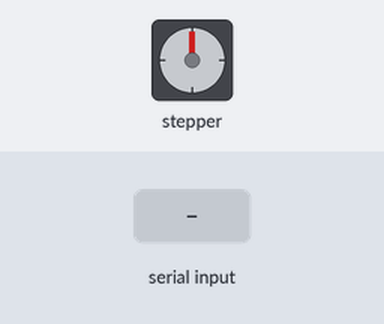
This sketch was run on a simulated Arduino Uno, built with avr-gcc and run on an emulated ATmega328P. Shown: stepper motor. Inputs (shaded band) come from the test bench. Stepper angles assume 200 steps per turn; what the sketch prints to the serial monitor is not drawn.

Above: at 1.2 s.
1.3 s: "d" received over Serial
At 1.45 s:
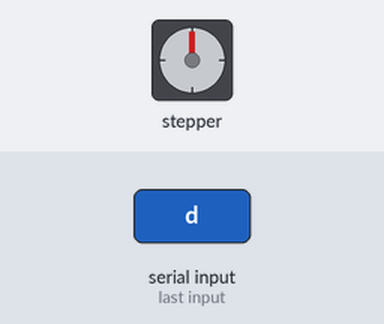
At 2.06 s:
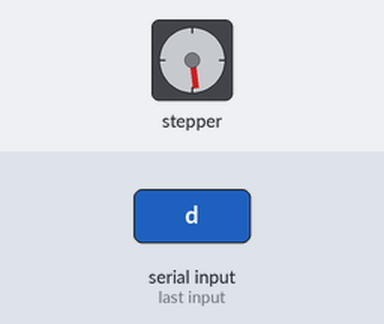
4.3 s: "u" received over Serial
7.3 s: "p" received over Serial
10.3 s: "p" received over Serial
At 12.3 s:
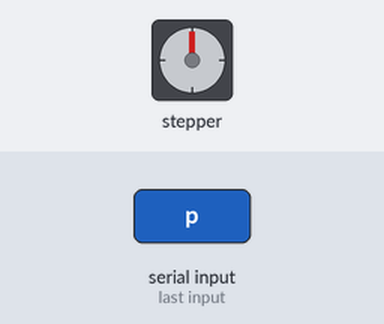
Timing chart, 0 to 13.8 s (numbered marks = the images above; inputs shaded):
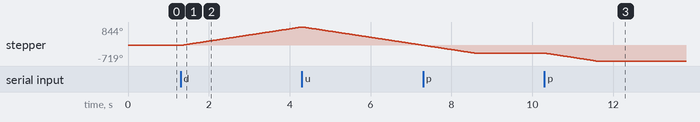

Measured:
- after the input at 1.3 s, stepper: keeps turning clockwise at about 282°/s, starting at once
- after the input at 10.3 s, stepper: turns 360° counter-clockwise in 1.3 s, starting at once

The sketch:

BigDataCloud_Arduino.ino
```cpp
#include <Stepper.h>

#define GREENPIN 6
#define FADESPEED 15


const int stepsPerRevolution = 200;  // change this to fit the number of steps per revolution
int height = 20;// for your motor

// initialize the stepper library on pins 8 through 11:
Stepper myStepper(stepsPerRevolution, 8,9,10,11);

boolean stepperDown;
boolean stepperUp;

int stepCount = 0;
long myPos = 0;
long dest = 0;

void setup() {
  // set the speed at 60 rpm:
  myStepper.setSpeed(50);
  // initialize the serial port:
  Serial.begin(9600);
  //Serial.println("0,0,0,0");

}

void loop() {
  if(Serial.available()>0){
    char input = Serial.read();
    if(input == 'd'){
      dest = height * stepsPerRevolution;
    }
    if(input == 'u'){
      dest = 0;
    }
    if(input == 's'){
      myPos = dest;
    }
    if(input == 'z'){
      myPos = 0;
    }
    if(input == 'p'){
      myPos = stepsPerRevolution;
      dest = 0;
    }
  }


  if(myPos == dest){
  }
  else if(myPos < dest){

    myStepper.step(1);
    myPos++;
  }
  else if(myPos > dest){
    myStepper.step(-1);
    myPos--;
  }

  Serial.println(myPos);
}
```
